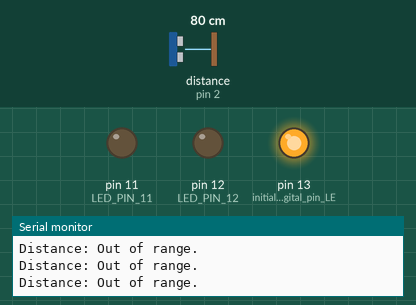
A sketch run on a simulated Arduino Uno, built with avr-gcc and run on an emulated ATmega328P. Parts: output pins drawn as LEDs (lit = HIGH), the last lines printed to the serial monitor. Wiring (inferred from the names in the program): ultrasonic range finder: trigger pin 3; echo pin 2. The test bench sets the inputs (shaded band); at power-on: distance to the obstacle (sensor on pin 2) 80 cm. The echo pulse lasts 58.3 µs per cm; pins used as bus, display or sensor lines are not drawn.

Above: at 1.2 s.
1.3 s: distance to the obstacle (sensor on pin 2) set to 53 cm
4.3 s: distance to the obstacle (sensor on pin 2) set to 45 cm
At 10.5 s:
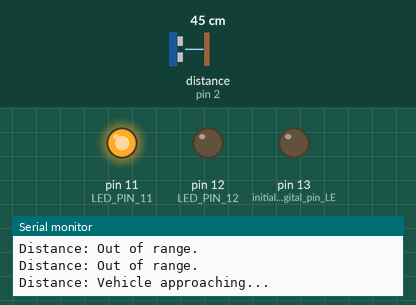
At 12.8 s:
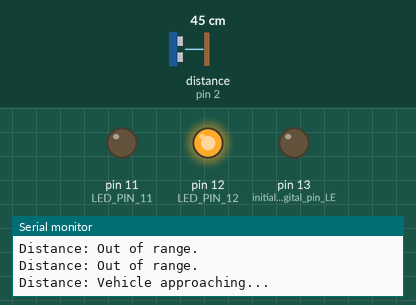
Timing chart, 0 to 15.8 s (numbered marks = the images above; inputs shaded):
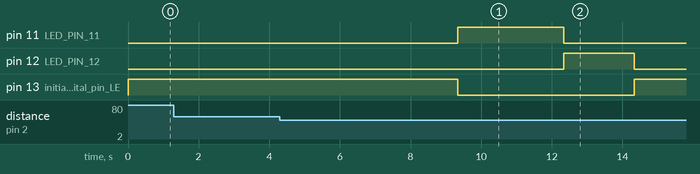

The sketch:

lab1.ino
```cpp
/*
    Matthew Delgado
    ECE 3551: Microcomputer Systems 1
    Lab 1: Arduino Lab #1
    Blink

 	Turns LEDs on and off in a similar way to a traffic light
*/
#define LED_PIN_12 12
#define LED_PIN_11 11
#define FIVE_SECONDS 5000
#define TWO_SECONDS 2000
#define THREE_SECONDS 3000
#define TWO_MICROSECONDS 2
#define TEN_MICROSECONDS 10

#define ECHO_PIN 2 // attach pin D2 Arduino to pin Echo of HC-SR04
#define TRIG_PIN 3 // attach pin D3 Arduino to pin Trig of HC-SR04

float duration;
float distance; // variable for the duration and distance measurement

void redLightCycle(int);
void yellowLightCycle(int);
void greenLightCycle(int);

void clearTrigPin(int);
void activateTrigPin(int);

void setup()
{
    Serial.begin(9600);                                     // Serial Communication is starting with 9600 of baudrate speed

 	pinMode(LED_BUILTIN, OUTPUT);                           // initialize digital pin LED_BUILTIN as an output. Same as Pin 13
    pinMode(LED_PIN_12, OUTPUT);                            // yellow LED
    pinMode(LED_PIN_11, OUTPUT);                            // green LED

    pinMode(TRIG_PIN, OUTPUT);                              // Sets the TRIG_PIN as an OUTPUT
    pinMode(ECHO_PIN, INPUT);                               // Sets the ECHO_PIN as an INPUT
}

void loop()
{
    digitalWrite(LED_BUILTIN, HIGH);                          // red light HIGH until car approaches intersection

    clearTrigPin(TWO_MICROSECONDS);                           // Clears the TRIG_PIN condition
    activateTrigPin(TEN_MICROSECONDS);                        // Sets the TRIG_PIN HIGH (ACTIVE) for 10 microseconds

    duration = pulseIn(ECHO_PIN, HIGH);                       // Reads the ECHO_PIN, returns the sound wave travel time in microseconds
    distance = (duration / 2) * 0.0343;                       // Speed of sound wave divided by 2

    Serial.print("Distance: ");                               // Displays the distance on the Serial Monitor
    if (distance <= 50 && distance >= 2)                      // Trigger the stop light functions
    {
        Serial.println("Vehicle approaching...");
        redLightCycle(FIVE_SECONDS);                            // red light turns on for five seconds
        greenLightCycle(THREE_SECONDS);                        // green light turns on for three seconds
        yellowLightCycle(TWO_SECONDS);                          // yellow light turns on for two seconds
    } else {
        Serial.println("Out of range.");
    }
}

void activateTrigPin(int duration) {
    digitalWrite(TRIG_PIN, HIGH);
    delayMicroseconds(10);
    digitalWrite(TRIG_PIN, LOW);
}

void clearTrigPin(int duration) {
    digitalWrite(TRIG_PIN, LOW);
    delayMicroseconds(duration);
}

// function cycles red light
void redLightCycle(int duration)
{
    digitalWrite(LED_BUILTIN, HIGH);  // turn the LED on
 	delay(duration);
 	digitalWrite(LED_BUILTIN, LOW);   // turn the LED off
}

// function cycles red light
void yellowLightCycle(int duration)
{
    digitalWrite(LED_PIN_12, HIGH);  // turn the LED on
 	delay(duration);
 	digitalWrite(LED_PIN_12, LOW);   // turn the LED off
}

// function cycles red light
void greenLightCycle(int duration)
{
    digitalWrite(LED_PIN_11, HIGH);  // turn the LED on
 	delay(duration);
 	digitalWrite(LED_PIN_11, LOW);   // turn the LED off
}
```

Measured:
- the behaviour switches between 51 and 50 cm on distance to the obstacle (sensor on pin 2) (found by bisection; images 0 and 1)
- after the input at 4.3 s, pin 11 (LED_PIN_11): LOW → HIGH after 5.0 s, → LOW 3.0 s later; pin 12 (LED_PIN_12): LOW → HIGH after 8.0 s, → LOW 2.0 s later; pin 13 (initialize_digital_pin_LE): HIGH → LOW after 5.0 s, → HIGH 5.0 s later
